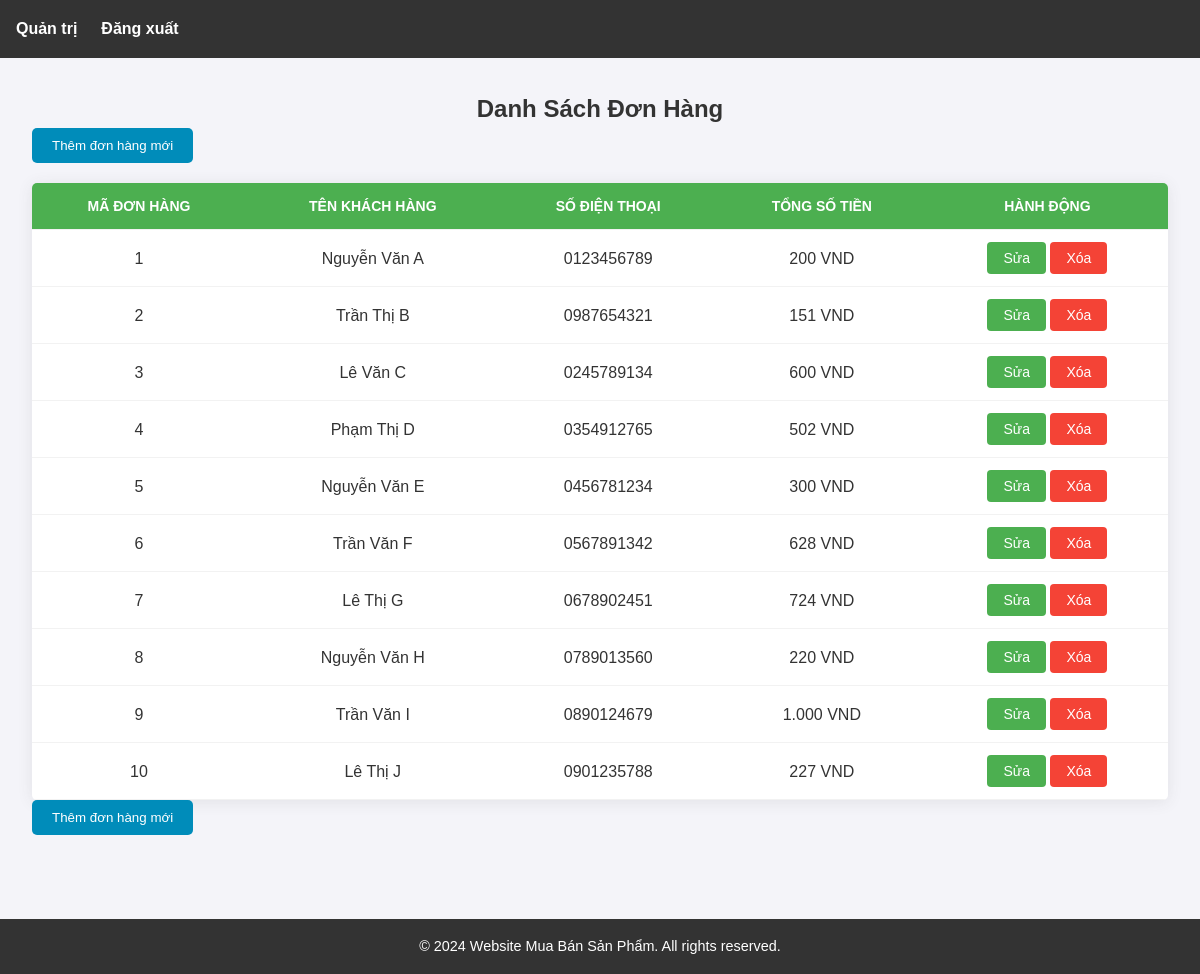
/admin/order_list.php, run on the app's committed database.
### tables this page shows
CREATE TABLE DonHang (
    order_id INT PRIMARY KEY AUTO_INCREMENT,
    product_id INT NOT NULL,
    quantity INT NOT NULL,
    total_amount DECIMAL(10, 2),
    customer_name VARCHAR(100),
    customer_contact VARCHAR(100),
    order_date DATE NOT NULL,
    FOREIGN KEY (product_id) REFERENCES SanPham(product_id)
);

### admin/order_list.php (the view, shortened to what this page needs)
<?php
include '../includes/database.php';
include 'header1.php';
$stmt = $pdo->query("SELECT * FROM DonHang");
$orders = $stmt->fetchAll();
$products = $productStmt->fetchAll();?>
<main>
    <h2>Danh Sách Đơn Hàng</h2>
    <button onclick="openAddOrderPopup()" class="add-order-btn">Thêm đơn hàng mới</button>
    <table>
        <tr>
            <th>Mã đơn hàng</th>
            <th>Tên khách hàng</th>
            <th>Số điện thoại</th>
            <th>Tổng số tiền</th>
            <th>Hành động</th>
        </tr>
        <?php foreach ($orders as $order) { ?>
            <tr>
                <td><?php echo $order['order_id']; ?></td>
                <td><?php echo $order['customer_name']; ?></td>
                <td><?php echo $order['customer_contact']; ?></td>
                <td><?php echo number_format($order['total_amount'], 0, ',', '.'); ?> VND</td>
                <td>
                    <button onclick="openEditOrderPopup(<?php echo $order['order_id']; ?>, '<?php echo addslashes($order['customer_name']); ?>', '<?php echo addslashes($order['customer_contact']); ?>', <?php echo $order['total_amount']; ?>)" class="edit-button">Sửa</button>
                    <button onclick="openDeletePopup(<?php echo $order['order_id']; ?>)" class="delete-button">Xóa</button>
                </td>
            </tr>
        <?php } ?>
    </table>
    <button onclick="openAddOrderPopup()" class="add-order-btn">Thêm đơn hàng mới</button>
</main>
<?php include 'footer1.php';  ?>

### admin/css/style.css (style rules this page uses)
body { font-family: Arial, sans-serif; background-color: #f4f4f9; color: #333; }
h2 { text-align: center; color: #333; }
table { width: 100%; border-collapse: collapse; box-shadow: 0 2px 15px rgba(64, 64, 64, 0.1); background-color: #fff; border-radius: 5px; overflow: hidden; }
table th, table td { padding: 12px 15px; text-align: center; }
table th { background-color: #4CAF50; color: #fff; text-transform: uppercase; font-size: 14px; }
table tr { border-bottom: 1px solid #f2f2f2; }
.edit-button { background-color: #4CAF50; color: white; border: none; padding: 8px 16px; border-radius: 4px; text-decoration: none; font-size: 14px; cursor: pointer; transition: background-color 0.3s; }
.delete-button { background-color: #f44336; color: white; border: none; padding: 8px 16px; border-radius: 4px; text-decoration: none; font-size: 14px; cursor: pointer; transition: background-color 0.3s; }
* { margin: 0; padding: 0; box-sizing: border-box; }
body { font-family: Arial, sans-serif; background-color: #f4f4f9; color: #333; line-height: 1.6; }
main { padding: 2rem; max-width: 1200px; margin: 0 auto; }
.add-order-btn { margin-bottom: 20px; padding: 10px 20px; background-color: #008CBA; color: white; border: none; cursor: pointer; }
button { background-color: #007bff; color: white; padding: 10px 15px; border: none; border-radius: 5px; cursor: pointer; transition: background-color 0.3s; }
button { cursor: pointer; }

### data on the page
donhang: order_id "1", customer_name "Nguyễn Văn A", customer_contact "0123456789", total_amount "200"
donhang: order_id "2", customer_name "Trần Thị B", customer_contact "0987654321", total_amount "151"
donhang: order_id "3", customer_name "Lê Văn C", customer_contact "0245789134", total_amount "600"
donhang: order_id "4", customer_name "Phạm Thị D", customer_contact "0354912765", total_amount "502"
donhang: order_id "5", customer_name "Nguyễn Văn E", customer_contact "0456781234", total_amount "300"
donhang: order_id "6", customer_name "Trần Văn F", customer_contact "0567891342", total_amount "628"
donhang: order_id "7", customer_name "Lê Thị G", customer_contact "0678902451", total_amount "724"
donhang: order_id "8", customer_name "Nguyễn Văn H", customer_contact "0789013560", total_amount "220"
donhang: order_id "9", customer_name "Trần Văn I", customer_contact "0890124679", total_amount "1.000"
donhang: order_id "10", customer_name "Lê Thị J", customer_contact "0901235788", total_amount "227"
